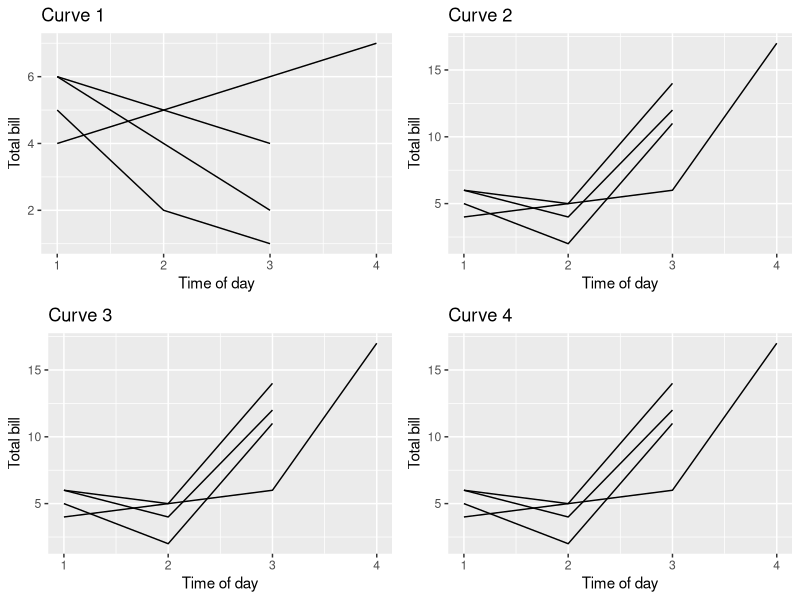
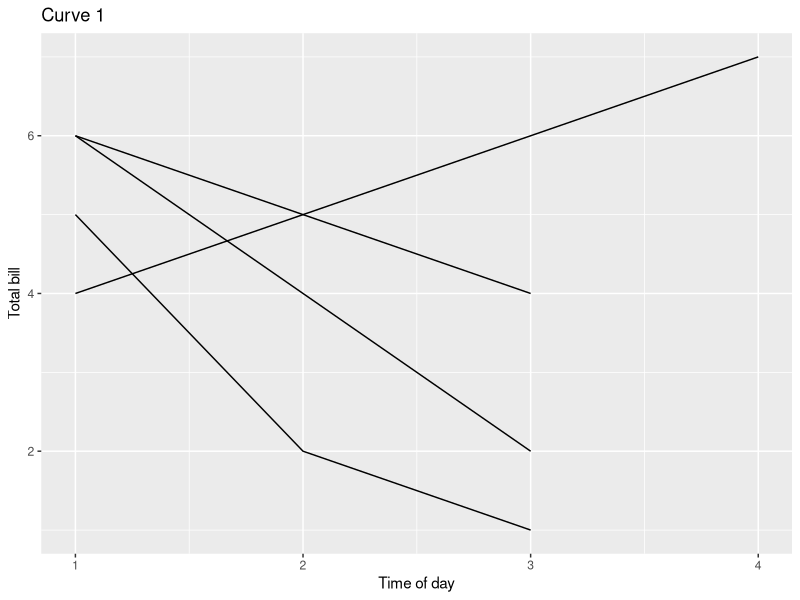

Generate these figures, in order, with R:
#! /usr/bin/env Rscript
library(ggplot2)
library(gridExtra)
library(grid)
library("reshape2")

# sometimes R preview doesn't work properly, export the plots as pdf in that case

# d1,d2,d3,d4 are data-frames for seperate lines
# y1 - x-axis; y2 - y-axis
d1 <- data.frame(y1=c(1,2,3,4),y2=c(4,5,6,7))
d2 <- data.frame(y1=c(1,2,3),y2=c(6,5,4))
d3 <- data.frame(y1=c(1,2,3),y2=c(5,2,1))
d4 <- data.frame(y1=c(1,2,3),y2=c(6,4,2))
my <- list(d1, d2,d3,d4)

# bring the data into long (molten) format
# makes it easier to plot multiple lines in the same plot
mdf <- melt(my, id = c("y1","y2"))

# ggplot - line plotting
p1 <- ggplot(data=mdf, aes(x=y1, y=y2, group = L1)) +
  geom_line() +
  xlab("Time of day") + ylab("Total bill")+
  ggtitle("Curve 1")

ggsave("First.pdf", p1)

d5 <- data.frame(y1=c(1,2,3,4),y2=c(4,5,6,17))
d6 <- data.frame(y1=c(1,2,3),y2=c(6,5,14))
d7 <- data.frame(y1=c(1,2,3),y2=c(5,2,11))
d8 <- data.frame(y1=c(1,2,3),y2=c(6,4,12))
my2 <- list(d5, d6,d7,d8)

mdf2 <- melt(my2, id = c("y1","y2"))


d9 <- data.frame(y1=c(1,2,3,4),y2=c(4,5,6,17))
d10 <- data.frame(y1=c(1,2,3),y2=c(6,5,14))
d11 <- data.frame(y1=c(1,2,3),y2=c(5,2,11))
d12 <- data.frame(y1=c(1,2,3),y2=c(6,4,12))
my3 <- list(d9, d10,d11,d12)

mdf3 <- melt(my3, id = c("y1","y2"))

p2 <- ggplot(data=mdf2, aes(x=y1, y=y2, group = L1)) +
  geom_line() +
  xlab("Time of day") + ylab("Total bill")+
  ggtitle("Curve 2")

p3 <- ggplot(data=mdf2, aes(x=y1, y=y2, group = L1)) +
  geom_line() +
  xlab("Time of day") + ylab("Total bill")+
  ggtitle("Curve 3")

p4 <- ggplot(data=mdf3, aes(x=y1, y=y2, group = L1)) +
  geom_line() +
  xlab("Time of day") + ylab("Total bill")+
  ggtitle("Curve 4")


# create this list for plotting in the same page
pltList <- list()
pltList[[1]] = p1
pltList[[2]] = p2
pltList[[3]] = p3
pltList[[4]] = p4

# plot the plots in two columns
pf <- do.call("grid.arrange", c(pltList, ncol=2))
ggsave("mult.pdf", pf)


